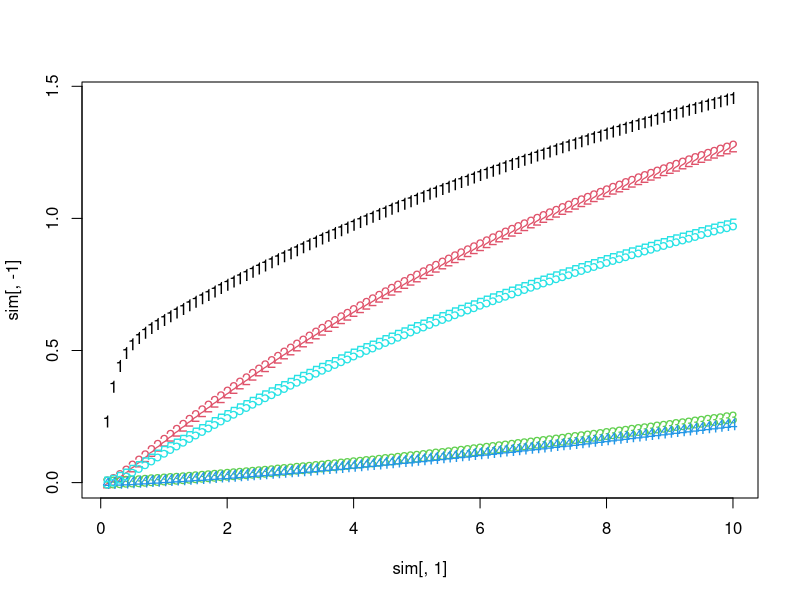

Write R code to recreate this figure.
#' Standard temperature and pressure correction factor
#'
#' @param std_temperature `numeric`, standard temperature value in Kelvin,
#' default: 273.2 K (== 0 °C)
#' @param tissue_temperature `numeric`, tissue temperature value in Kelvin,
#' default: 310.2 (== 37 °C)
#' @param std_pressure `numeric`, standard_pressure in atm, default: 1 atm
#' (== 101.325 kPa)
#' @return `numeric`, correction factor for temperature/pressure condition
#' @examples
#' # BTPS (body temperature, pressure saturated (ignored))
#' #stp_factor()
#' # STPD (standard temperature, pressure, dry)
#' #stp_factor(tissue_temperature = 273.2)
stp_factor <- function(std_temperature = 273.2, tissue_temperature = 310.2,
                       std_pressure = 1) {
    std_temperature / (std_pressure * tissue_temperature)
}

#' Conductance
#'
#' Conductance is defined as ability of the fluid to deliver anaesthetic agents
#' across a partial pressure gradient.
#'
#' @param flow `numeric`, blood/air flow in l/min.
#' @param partition_coefficient `numeric`, blood:gas or tissue:gas
#' partition coefficient
#' @param tp_factor `numeric`, temperature/pressure factor
#' @return `numeric`, conductance of the tissue in l/(min*atm)
#'
#' @details
#' From Cowles et al.:
#' "In the case of blood perfusing a tissue,
#' the conductance is equal to the rate of blood flow
#' multiplied by the blood:gas partition coefficient and the factor, T0/P0Ti.
#' In the case of the alveolar gas ventilating the lungs,
#' the conductance is the rate of alveolar ventilation
#' multiplied by the factor, T0/P0Ti.
#' The gas:gas partition coefficient is equal to 1.0, by definition."
#
#' @references
#' Eqn. 6 in
#' Cowles, A. L., Borgstedt, H. H., & Gillies, A. J. (1973).
#' A simplified digital method for predicting anesthetic uptake and distribution.
#' Computers in Biology and Medicine, 3(4), 385-395.
#' \doi{10.1016/0010-4825(73)90004-8}
conductance <- function(flow, partition_coefficient, tp_factor = stp_factor()) {
    unname(flow * partition_coefficient) * tp_factor
}

#' Capacitance
#'
#' Capacitance is defined as ability of a tissue to hold anaesthetic agents
#' ant any given partial pressure.
#'
#' @param tissue_volume `numeric`, tissue volume in l.
#' @param tissue_coefficient `numeric`, tissue:gas partition coefficient
#' @param blood_volume `numeric`, tissue volume in l.
#' @param blood_coefficient `numeric`, blood:gas partition coefficient
#' @param tp_factor `numeric`, temperature/pressure factor
#' @return `numeric`, conductance of the tissue in l/(min*atm)
#'
#' @details
#' From Cowles et al.:
#' "KETY(14) has shown that most tissues are so finely perfused that they
#' can be considered to be in equilibrium with their venous blood.
#' Therefore the venous blood contained within a tissue compartment must be
#' considered to be a part of that tissue compartment.
#'
#' @references
#' Eqn. 14 in
#' Cowles, A. L., Borgstedt, H. H., & Gillies, A. J. (1973).
#' A simplified digital method for predicting anesthetic uptake and distribution.
#' Computers in Biology and Medicine, 3(4), 385-395.
#' \doi{10.1016/0010-4825(73)90004-8}
capacitance <- function(tissue_volume, tissue_coefficient,
                        blood_volume, blood_coefficient,
                        tp_factor = stp_factor()) {
    unname(
        tissue_volume * tissue_coefficient +
        blood_volume * blood_coefficient
    ) * tp_factor
}

#' Lung capacitance
#'
#' Capacitance is defined as ability of a tissue to hold anaesthetic agents
#' ant any given partial pressure.
#'
#' @param tissue_volume `numeric`, tissue volume in l.
#' @param tissue_coefficient `numeric`, tissue:gas partition coefficient
#' @param blood_volume `numeric`, tissue volume in l.
#' @param blood_coefficient `numeric`, blood:gas partition coefficient
#' @param tp_factor `numeric`, temperature/pressure factor
#' @return `numeric`, conductance of the tissue in l/(min*atm)
#'
#' @details
#' From Cowles et al.:
#' Alveolar air, lung tissue and arterial blood are also in equilibrium.
#'
#' @references
#' Eqn. 15 in
#' Cowles, A. L., Borgstedt, H. H., & Gillies, A. J. (1973).
#' A simplified digital method for predicting anesthetic uptake and distribution.
#' Computers in Biology and Medicine, 3(4), 385-395.
#' \doi{10.1016/0010-4825(73)90004-8}
lung_capacitance <- function(air_volume,
                             tissue_volume, tissue_coefficient,
                             blood_volume, blood_coefficient,
                             tp_factor = stp_factor()) {
    unname(
        air_volume + tissue_volume * tissue_coefficient +
        blood_volume * blood_coefficient
    ) * tp_factor
}

#' Partition coefficients
#'
#' Partition coefficients for commonly used volatile anaesthetics.
#'
#' @param anaesthetic `character(1)`, anaesthetic
#' @return a named `numeric` with tissue partition coefficients for
#' *lung*, *vrg* (vessel rich group, visceral: brain, heart, kidney, ...),
#' *mus* (muscle, lean tissue: muscle, skin, subcutaneous tissue, ...),
#' and *fat* (fat, fatty tissue: yellow marrow, fat) for the given anaesthetic.
#'
#' @references
#' Table 2 in
#' Cowles, A. L., Borgstedt, H. H., & Gillies, A. J. (1973).
#' A simplified digital method for predicting anesthetic uptake and distribution.
#' Computers in Biology and Medicine, 3(4), 385-395.
#' \doi{10.1016/0010-4825(73)90004-8}
#'
#' @examples
#' tissue_coefficients("nitrous oxide")
tissue_coefficients <- function(anaesthetic = c(
                                    "nitrous-oxide",
                                    "diethyl-ether"
                                )) {
    switch(
        match.arg(anaesthetic),
        "nitrous-oxide" = c(lung = 0.463, vrg = 0.463, mus = 0.463, fat = 1.03),
        "diethyl-ether" = c(lung = 12.1, vrg = 12.1, mus = 12.1, fat = 44.1)
    )
}

#' Cardiac output
#'
#' Partial blood flow of common compartments.
#'
#' @param total `numeric`, total cardiac output in l/min.
#' @param prop_lung `numeric`, proportion of cardiac output to the lung, should
#' be 1.00 in general.
#' @param prop_vrg `numeric`, proportion of cardiac output to the vessel rich
#' compartment.
#' @param prop_mus `numeric`, proportion of cardiac output to the musle
#' compartment.
#' @param prop_fat `numeric`, proportion of cardiac output to the fat
#' compartment.
#'
#' @return a named `numeric` with blood flow values (in l/min) for
#' *lung*, *vrg* (vessel rich group, visceral: brain, heart, kidney, ...),
#' *mus* (muscle, lean tissue: muscle, skin, subcutaneous tissue, ...),
#' and *fat* (fat, fatty tissue: yellow marrow, fat) for the given anaesthetic.
#'
#' @references
#' Table 3 in
#' Cowles, A. L., Borgstedt, H. H., & Gillies, A. J. (1973).
#' A simplified digital method for predicting anesthetic uptake and distribution.
#' Computers in Biology and Medicine, 3(4), 385-395.
#' \doi{10.1016/0010-4825(73)90004-8}
cardiac_output <- function(total = 6.3,
                           prop_lung = 1.0, prop_vrg = 0.798, prop_mus = 0.157,
                           prop_fat = 0.044) {
    if (prop_vrg + prop_mus + prop_fat > 1)
        stop(
            "Sum of proportions of vrg, mus and fat ",
            "should not be larger than 1.0."
        )

    c(
        lung = prop_lung * total,
        vrg = prop_vrg * total, mus = prop_mus * total, fat = prop_fat * total
    )
}

#' Volumes
#'
#' @references
#' Table 4 in
#' Cowles, A. L., Borgstedt, H. H., & Gillies, A. J. (1973).
#' A simplified digital method for predicting anesthetic uptake and distribution.
#' Computers in Biology and Medicine, 3(4), 385-395.
#' \doi{10.1016/0010-4825(73)90004-8}
tissue_volume <- c(
    "lung_air" = 2.68, "lung_tissue" = 1.0,
    vrg = 8.83, mus = 36.25, fat = 11.5
)
blood_volume <- c(lung = 1.4, vrg = 3.2, mus = 0.63, fat = 0.18)

#' Simulate anaesthetic uptake
#'
#' @param pinsp `numeric(1)`, inspiratory partial pressure of the anaesthetic.
#' @param delta_time `numeric(1)`, time difference between each calculation step.
#' @param total_time `numeric(1)`, total time to simulate.
#' @param conductances `numeric(4)`, conductances.
#' @param capacitances `numeric(4)`, capacitances.
#' @return `matrix`, with partial pressures for each simulation step.
#'
#' @references
#' Figure 1 in
#' Cowles, A. L., Borgstedt, H. H., & Gillies, A. J. (1973).
#' A simplified digital method for predicting anesthetic uptake and distribution.
#' Computers in Biology and Medicine, 3(4), 385-395.
#' \doi{10.1016/0010-4825(73)90004-8}
sim_anaesthetic_uptake <- function(pinsp,
                                   delta_time = 0.1, total_time = 10,
                                   conductances, capacitances) {
    n <- ceiling(total_time / delta_time)

    partial_pressures <- c(lung = 0, vrg = 0, mus = 0, fat = 0)
    results <- matrix(
        NA_real_, nrow = n, ncol = length(partial_pressures) + 2,
        dimnames = list(c(), c("time", names(partial_pressures), "pcv"))
    )

    for (i in seq_len(n)) {
        dvdtpt <- (pinsp - partial_pressures["lung"]) * conductances["lung"]
        dvdt <- c(
            dvdt1 = 0,
            dvdt2 = (partial_pressures["lung"] - partial_pressures["vrg"]) *
                conductances["vrg"],
            dvdt3 = (partial_pressures["lung"] - partial_pressures["mus"]) *
                conductances["mus"],
            dvdt4 = (partial_pressures["lung"] - partial_pressures["fat"]) *
                conductances["fat"]
        )
        dvdt["dvdt1"] <- dvdtpt - sum(dvdt)
        partial_pressures <-
            partial_pressures + dvdt * delta_time / capacitances
        pcv <- sum(
            partial_pressures[c("vrg", "mus", "fat")] *
                conductances[c("vrg", "mus", "fat")]
        ) / sum(conductances[c("vrg", "mus", "fat")])
        results[i,] <- c(i * delta_time, partial_pressures, pcv)
    }
    results
}



#' Test case with diethyl ether as in Cowles 1973, Table 4
#' set total to 6.3 * 0.5 to simulate reduced cardiac output (row 3 in Table 4)
blood_flow <- cardiac_output(total = 6.3)
part_coefs <- tissue_coefficients("diethyl-ether")

#' Conductances
conductances <- c(
    ## do we have to use the alveolar ventilation here? 4.0 l/min?
    ## and a gas:gas partition coefficient of 1.0?
    lung = conductance(flow = 4.0, partition_coefficient = 1.0),
    vrg = conductance(blood_flow["vrg"], part_coefs["vrg"]),
    mus = conductance(blood_flow["mus"], part_coefs["mus"]),
    fat = conductance(blood_flow["fat"], part_coefs["fat"])
)

#' Capacitances
capacitances <- c(
    lung = lung_capacitance(
        tissue_volume["lung_air"],
        ## is gas:tissue 1 here?
        tissue_volume["lung_tissue"], tissue_coefficient = 1,
        ## blood volume and blood:gas part_coefs
        blood_volume["lung"], part_coefs["lung"]
    ),
    vrg = capacitance(
        tissue_volume["vrg"], part_coefs["vrg"],
        blood_volume["vrg"], part_coefs["lung"]
    ),
    mus = capacitance(
        tissue_volume["mus"], part_coefs["mus"],
        blood_volume["mus"], part_coefs["lung"]
    ),
    fat = capacitance(
        tissue_volume["fat"], part_coefs["fat"],
        blood_volume["fat"], part_coefs["lung"]
    )
)

sim <- sim_anaesthetic_uptake(
    pinsp = 12, delta_time = 0.1, total_time = 10,
    conductances = conductances, capacitances = capacitances
)

matplot(sim[, 1], sim[, -1])
